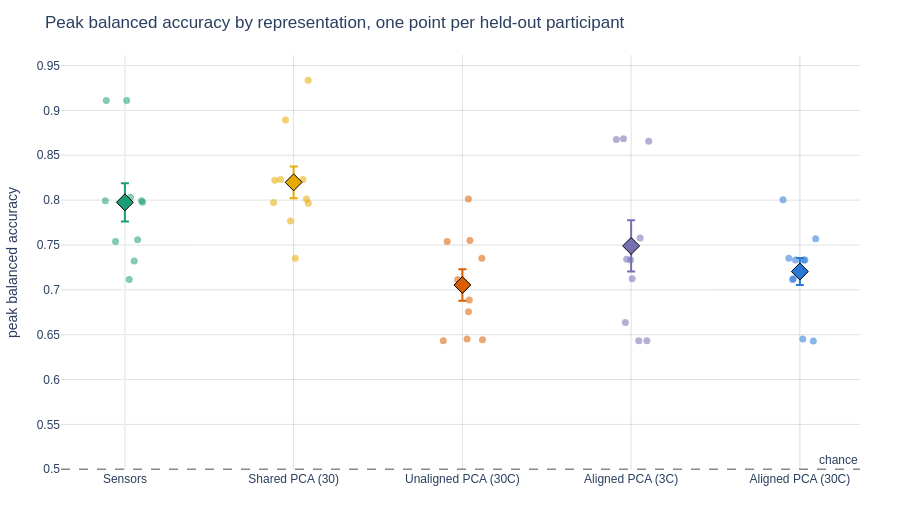

The notebook cell this image was saved under:
### Markdown cell above
The final view of the same folds puts one dot per held-out participant next to each representation's mean and standard error. This is the plot to consult when a group mean and a paired difference disagree: it shows immediately whether a representation wins on most participants or on one dramatic outlier.

### Code cell
representation_comparison_figure = plot_group_scatter_with_mean(
    [
        fold_summary.loc[
            fold_summary["Representation"] == representation, "peak_balanced_accuracy"
        ].to_numpy()
        for representation in REPRESENTATION_NAMES
    ],
    REPRESENTATION_NAMES,
    point_labels=[
        fold_summary.loc[
            fold_summary["Representation"] == representation, "held_out_subject"
        ].to_numpy()
        for representation in REPRESENTATION_NAMES
    ],
    title="Peak balanced accuracy by representation, one point per held-out participant",
    yaxis_title="peak balanced accuracy",
    baseline=CHANCE_LEVEL,
    baseline_label="chance",
    color=[REPRESENTATION_COLORS[name] for name in REPRESENTATION_NAMES],
    height=520,
)
representation_comparison_figure.show()

### Figure 1 — Plotly figure (JSON) as saved in the notebook; plotly's stock layout.template omitted (floating-point values rounded to 4 significant figures)
{"data": [{"hoverinfo": "y+text", "marker": {"color": "#1b9e77", "opacity": 0.55, "size": 7}, "mode": "markers", "name": "Sensors", "showlegend": false, "text": ["001", "002", "003", "004", "005", "006", "007", "008", "009", "010"], "type": "scatter", "x": [0.03287, -0.05525, -0.1102, -0.116, 0.07518, 0.09906, 0.02559, 0.05508, 0.01047, 0.1044], "y": [0.8034, 0.754, 0.9111, 0.7994, 0.7559, 0.7994, 0.7115, 0.7322, 0.9111, 0.7976]}, {"error_y": {"array": [0.02138], "thickness": 2, "type": "data", "visible": true}, "marker": {"color": "#1b9e77", "line": {"color": "black", "width": 1}, "size": 13, "symbol": "diamond"}, "mode": "markers", "name": "Sensors mean", "showlegend": false, "type": "scatter", "x": [0], "y": [0.7975]}, {"hoverinfo": "y+text", "marker": {"color": "#e6ab02", "opacity": 0.55, "size": 7}, "mode": "markers", "name": "Shared PCA (30)", "showlegend": false, "text": ["001", "002", "003", "004", "005", "006", "007", "008", "009", "010"], "type": "scatter", "x": [1.076, 0.8807, 1.086, 0.8881, 1.055, 0.9222, 1.087, 1.01, 0.9519, 0.9814], "y": [0.8014, 0.7974, 0.9338, 0.8221, 0.8231, 0.8231, 0.7964, 0.7352, 0.8893, 0.7768]}, {"error_y": {"array": [0.01772], "thickness": 2, "type": "data", "visible": true}, "marker": {"color": "#e6ab02", "line": {"color": "black", "width": 1}, "size": 13, "symbol": "diamond"}, "mode": "markers", "name": "Shared PCA (30) mean", "showlegend": false, "type": "scatter", "x": [1], "y": [0.8199]}, {"hoverinfo": "y+text", "marker": {"color": "#d95f02", "opacity": 0.55, "size": 7}, "mode": "markers", "name": "Unaligned PCA (30C)", "showlegend": false, "text": ["001", "002", "003", "004", "005", "006", "007", "008", "009", "010"], "type": "scatter", "x": [1.887, 1.91, 2.041, 2.035, 2.028, 1.972, 2.119, 2.115, 2.045, 2.036], "y": [0.6433, 0.754, 0.6887, 0.8014, 0.6453, 0.7115, 0.6443, 0.7352, 0.7549, 0.6756]}, {"error_y": {"array": [0.01743], "thickness": 2, "type": "data", "visible": true}, "marker": {"color": "#d95f02", "line": {"color": "black", "width": 1}, "size": 13, "symbol": "diamond"}, "mode": "markers", "name": "Unaligned PCA (30C) mean", "showlegend": false, "type": "scatter", "x": [2], "y": [0.7054]}, {"hoverinfo": "y+text", "marker": {"color": "#7570b3", "opacity": 0.55, "size": 7}, "mode": "markers", "name": "Aligned PCA (3C)", "showlegend": false, "text": ["001", "002", "003", "004", "005", "006", "007", "008", "009", "010"], "type": "scatter", "x": [3.045, 2.973, 2.912, 3.053, 3.006, 2.954, 2.997, 3.093, 3.104, 2.966], "y": [0.6433, 0.7342, 0.8676, 0.7579, 0.7125, 0.8686, 0.7332, 0.6433, 0.8656, 0.6637]}, {"error_y": {"array": [0.02857], "thickness": 2, "type": "data", "visible": true}, "marker": {"color": "#7570b3", "line": {"color": "black", "width": 1}, "size": 13, "symbol": "diamond"}, "mode": "markers", "name": "Aligned PCA (3C) mean", "showlegend": false, "type": "scatter", "x": [3], "y": [0.749]}, {"hoverinfo": "y+text", "marker": {"color": "#2a78d6", "opacity": 0.55, "size": 7}, "mode": "markers", "name": "Aligned PCA (30C)", "showlegend": false, "text": ["001", "002", "003", "004", "005", "006", "007", "008", "009", "010"], "type": "scatter", "x": [4.017, 3.957, 4.023, 3.961, 3.974, 4.094, 3.935, 4.03, 3.9, 4.08], "y": [0.6453, 0.7115, 0.7332, 0.7125, 0.7332, 0.7569, 0.7352, 0.7332, 0.8004, 0.6429]}, {"error_y": {"array": [0.015], "thickness": 2, "type": "data", "visible": true}, "marker": {"color": "#2a78d6", "line": {"color": "black", "width": 1}, "size": 13, "symbol": "diamond"}, "mode": "markers", "name": "Aligned PCA (30C) mean", "showlegend": false, "type": "scatter", "x": [4], "y": [0.7204]}], "layout": {"annotations": [{"showarrow": false, "text": "chance", "x": 1, "xanchor": "right", "xref": "x domain", "y": 0.5, "yanchor": "bottom", "yref": "y"}], "height": 520, "margin": {"b": 50, "l": 50, "r": 40, "t": 55}, "shapes": [{"line": {"color": "#888", "dash": "dash", "width": 1.5}, "type": "line", "x0": 0, "x1": 1, "xref": "x domain", "y0": 0.5, "y1": 0.5, "yref": "y"}], "title": {"text": "Peak balanced accuracy by representation, one point per held-out participant"}, "xaxis": {"tickmode": "array", "ticktext": ["Sensors", "Shared PCA (30)", "Unaligned PCA (30C)", "Aligned PCA (3C)", "Aligned PCA (30C)"], "tickvals": [0, 1, 2, 3, 4]}, "yaxis": {"title": {"text": "peak balanced accuracy"}}}}
